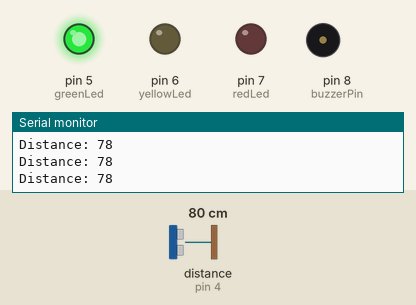
Simulated run of this sketch. Board: Arduino Uno, built with avr-gcc and run on an emulated ATmega328P. On the bench: output pins drawn as LEDs (lit = HIGH), buzzer (waves = sounding), the last lines printed to the serial monitor. Wiring (inferred from the names in the program): ultrasonic range finder: trigger pin 3; echo pin 4. The inputs (shaded band) are chosen by the test bench; at power-on: distance to the obstacle (sensor on pin 4) 80 cm. The echo pulse lasts 58.3 µs per cm; pins used as bus, display or sensor lines are not drawn.

Above: at 1.3 s.
1.4 s: distance to the obstacle (sensor on pin 4) set to 34 cm
2.9 s: distance to the obstacle (sensor on pin 4) set to 29 cm
At 4.2 s:
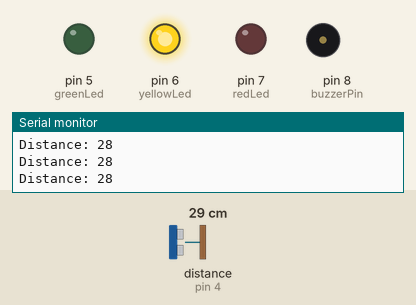
4.5 s: distance to the obstacle (sensor on pin 4) set to 24 cm
6.0 s: distance to the obstacle (sensor on pin 4) set to 18 cm
At 7.2 s:
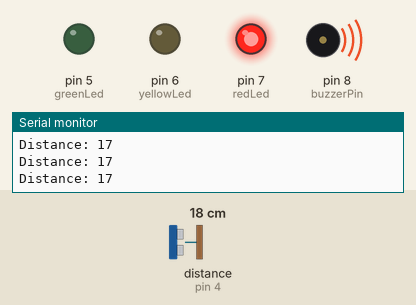
7.5 s: distance to the obstacle (sensor on pin 4) set to 35 cm
At 8.5 s:
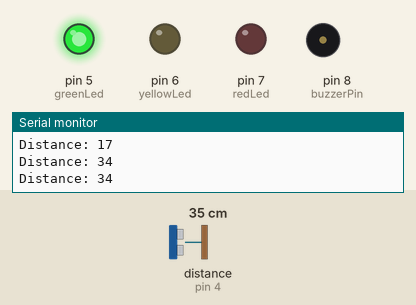
9.0 s: distance to the obstacle (sensor on pin 4) set to 2 cm
At 9.9 s:
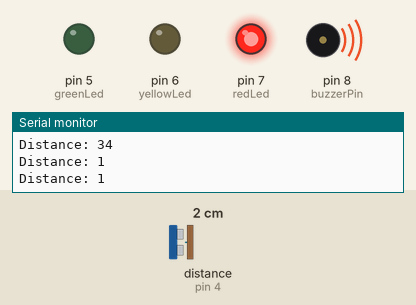
Timing chart, 0 to 11.5 s (numbered marks = the images above; inputs shaded):
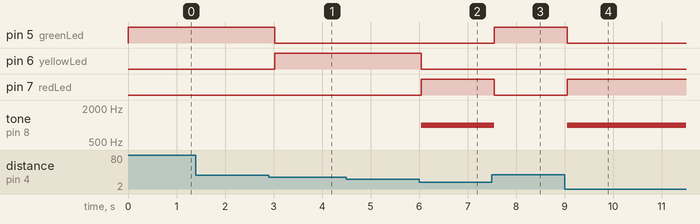

Measured:
- the behaviour switches between 32 and 31 cm on distance to the obstacle (sensor on pin 4) (found by bisection; images 0 and 1)
- the behaviour switches between 22 and 21 cm on distance to the obstacle (sensor on pin 4) (found by bisection; images 1 and 2)
- after the input at 2.9 s, pin 5 (greenLed): HIGH → LOW after 0.13 s; pin 6 (yellowLed): LOW → HIGH after 0.13 s
- after the input at 6.0 s, pin 6 (yellowLed): HIGH → LOW at once; pin 7 (redLed): LOW → HIGH at once; tone on pin 8 (buzzerPin): silent → 1000 Hz at once
- after the input at 7.5 s, pin 5 (greenLed): LOW → HIGH after 0.05 s; pin 7 (redLed): HIGH → LOW after 0.05 s; tone on pin 8 (buzzerPin): 1000 Hz → silent after 0.05 s
- after the input at 9.0 s, pin 5 (greenLed): HIGH → LOW after 0.05 s; pin 7 (redLed): LOW → HIGH after 0.05 s; tone on pin 8 (buzzerPin): silent → 1000 Hz after 0.05 s

The sketch:

Calculating_Distance.ino
```cpp
// Define pins for ultrasonic sensor
int trigPin = 3;  // Connect the trig pin of the ultrasonic sensor to digital pin 9
int echoPin = 4; // Connect the echo pin of the ultrasonic sensor to digital pin 10

// Define pins for LEDs
int redLed = 7;    // Connect red LED to digital pin 2
int yellowLed = 6; // Connect yellow LED to digital pin 3
int greenLed = 5;  // Connect green LED to digital pin 4

// Define pin for the buzzer
int buzzerPin = 8; // Connect the buzzer to digital pin 5

// Define threshold distances for LED and buzzer control
int farDistance = 30;   // Distance for green LED
int closeDistance = 20; // Distance for yellow LED and buzzer
int tooCloseDistance = 10; // Distance for red LED and continuous buzzer

void setup() {
  // Set ultrasonic sensor pins
  pinMode(trigPin, OUTPUT);
  pinMode(echoPin, INPUT);

  // Set LED pins as output
  pinMode(redLed, OUTPUT);
  pinMode(yellowLed, OUTPUT);
  pinMode(greenLed, OUTPUT);

  // Set buzzer pin as output
  pinMode(buzzerPin, OUTPUT);

  // Initialize serial communication for debugging (optional)
  Serial.begin(9600);
}

void loop() {
  // Trigger ultrasonic sensor
  digitalWrite(trigPin, LOW);
  delayMicroseconds(2);
  digitalWrite(trigPin, HIGH);
  delayMicroseconds(10);
  digitalWrite(trigPin, LOW);

  // Read the echo pin to calculate distance
  long duration = pulseIn(echoPin, HIGH);
  int distance = duration * 0.034 / 2;

  // Print distance to Serial Monitor (optional)
  Serial.print("Distance: ");
  Serial.println(distance);

  /// Control LEDs and buzzer based on distance
  if (distance > farDistance) {
    // Car is very far, display green LED
    digitalWrite(greenLed, HIGH);
    digitalWrite(yellowLed, LOW);
    digitalWrite(redLed, LOW);
    noTone(buzzerPin);
  } else if (distance <= farDistance && distance > closeDistance) {
    // Car is getting close, display yellow LED
    digitalWrite(greenLed, LOW);
    digitalWrite(yellowLed, HIGH);
    digitalWrite(redLed, LOW);
    noTone(buzzerPin);
  } else if (distance <= closeDistance && distance > tooCloseDistance) {
    // Car is too close, display red LED and beep the buzzer
    digitalWrite(greenLed, LOW);
    digitalWrite(yellowLed, LOW);
    digitalWrite(redLed, HIGH);
    tone(buzzerPin, 1000); // Activate buzzer with a frequency of 1000 Hz
  } else {
    // Car is too close, display red LED and continuous buzzer
    digitalWrite(greenLed, LOW);
    digitalWrite(yellowLed, LOW);
    digitalWrite(redLed, HIGH);
    tone(buzzerPin, 1000); // Activate buzzer with a frequency of 1000 Hz
  }

  // Add a delay for stability
  delay(500);
}
```
